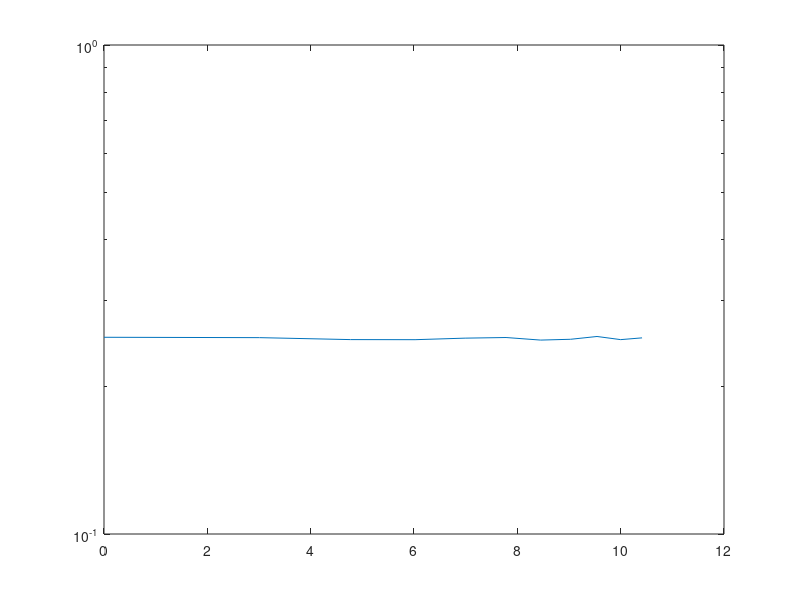
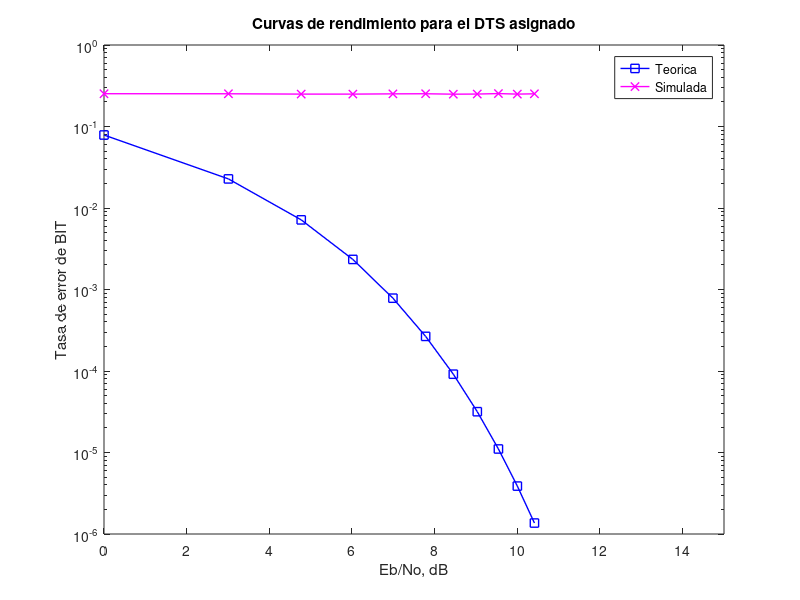
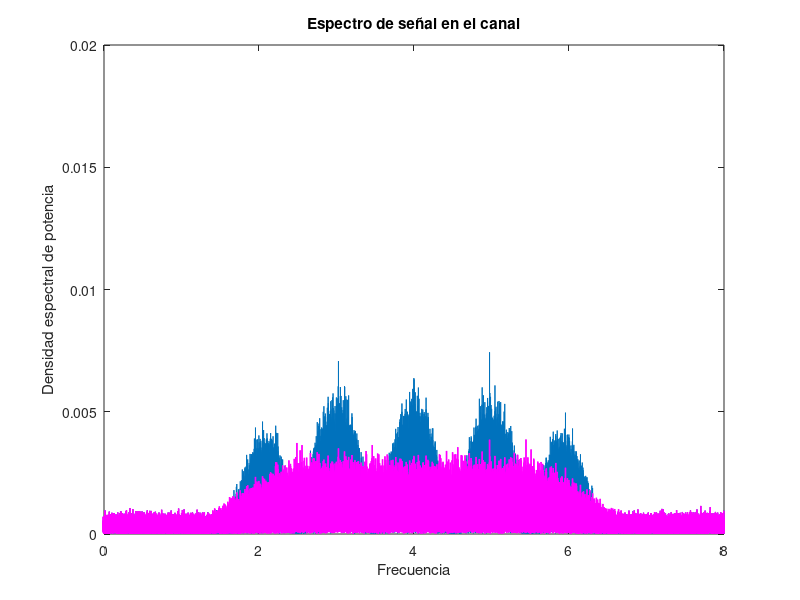

The MATLAB script that drew these images, in order:
%% 
%% Sistema de telecomunicaciones digitales (16QAM Mod/Demod) - Laboratorio de sistemas de telecomunicaciones 2
% *Universidad del Cauca - 2022-2*
% 
% *Entrega 4*
% 
% *Grupo 6 - Nicolás Zambrano y Sandy Suarez*
%% Codificador

%------------------------------INICIO--------------------------------
clear;
tic;
Ro=0.35 ; U=4; L=8; Tf=1;
h1 = rcosfir(Ro, L, U, Tf,'sqrt') ; %Funcion de transferencia del filtro conformador de pulsos
%-------------------CONSTRUCCION DE MENSAJE------------------------
Nb=100000; %número de bits
M=2; %orden de la modulación
Es=1; %Energia promedio de la constelacion
wal=8;
Ns=Nb/log2(M);
R=4;
%vector de símbolos que entra al filtro conformador
msg=randsrc(1,Nb,[0 1]); %genera los bits a transmitir
for ind=1:1:11 %Ciclo iterativo para construir grafica de rendimiento

%--------CONSTRUCCION DE LOS SIMBOLOS------------
simbolopsk=msg;
%-----------------MODULACION QAM----------------------
moduladapsk=pskmod(simbolopsk,M);
s=real(moduladapsk);
%-----------------------------------------------------
%---------------------CDMA-----------------------
%%Codificacion de vectores CDMA
%s=cdmamod(s);
%tests=cdmademod(s);
%-----------------------------------------------------
%-----------FILTRO CONFORMADOR DE PULSO---------------
% upsample 
su1=upsample(s,U);
%Agregacion de ceros al final del vector para evitar recorte por transiente
su=[su1 zeros(1,2*L*U)];
%Filtro de transmision
x1=filter(h1,1,su);
%x1bkp=x1;
%-----------------------------------------------------
%---------------------MODULACION EN PORTADORA---------------------------
fs = U*R;
T = 1/R;
ts = 1/fs;
fc=(1/4)*(fs); %Para cumplir nyquist
t = 0 : ts : (Ns*T-ts)+(16/R);
tc = t./wal;
portadorapsk = sqrt(2)*(x1.*cos(2*pi*fc.*t)-imag(x1).*sin(2*pi*fc.*t)); % Traslacion en frecuencia
ppsk = portadorapsk;
%-----------------------------------------------------
%---------------------CANAL---------------------------
%-------------------------MULTITRAYECTO------------------------------
segundos=16/16;
senal_retraso=zeros(1,fs*segundos); % Señal con retraso de un segundo
portadorapskretraso = [senal_retraso ppsk]; 
%portadorapskretraso = circshift(portadorapskretraso,fs*segundos); % Llena el vector con el retraso en segundos
%---------------------RUIDO---------------------------

ebno=1*ind; %EbNo en veces
varianza=Es/(2*log2(M)*ebno);%determina la varianza de ruido
sigma=sqrt(varianza);
Z=sigma*randn(1,length(portadorapsk)); %forma para dimensionar correctamente el ruido que se introduce al sistema 
ruidopsk=portadorapsk+Z+portadorapskretraso(1:length(portadorapsk)); % Señal portadora con ruido dispersivo gausiano y retraso en el tiempo
ruidopskt=portadorapsk+Z+portadorapskretraso(1:length(portadorapsk));
%snr=1.9;%Cambia la snr de la señal y el ruido (es funcion de la varianza)
%ruidoqam=awgn(moduladaqam,snr);
x1=ruidopsk;
x=x1;
xdisp=portadorapsk+Z;
%-----------------------------------------------------




xc=x1;
%x1bkp2=x;
%-----------------------------------------------------
%---------------INTERFERENCIA DE BANDA ESTRECHA----------------------
%xinterf=randsrc(1,size(x,2),[min(x) max(x)]);
%xinterf=min(x)+(max(x)-min(x)).*randn(size(x,2),1);
%xinterf=randn(size(x),'like',x);
%xinterf=randi([ceil(min(x)) ceil(max(x))],1,size(x,2));
%hint=rcosfir(Ro,2,16,Tf,'sqrt');
%hint=fir1(256,[0.7 0.7001]);
%xinterf=filter(hint,2,xinterf);
%x=x+xinterf;
%-----------------------------------------------------
%-------------------DEMODULACION EN PORTADORA-----------------------
Ts = 1/fs;
Y=x;
%t = 0 : Ts : Ts*(Ns-1);  
Y_real = sqrt(2)*Y.*cos(2*pi*fc.*t);    
Y_imag = -sqrt(2)*Y.*sin(2*pi*fc.*t);
%y = (Y_real + 1i*Y_imag);
y=real(Y_real);
x1=y;
%----------------------------------------
%------------FILTRO CONFORMADOR DE PULSO (FILTRO ACOPLADO)---------------
%Filtro de recepcion
x1=filter(h1,1,x1);
x1=x1(2*L*U+1:end);%Recorte del vector
s1=downsample(x1, U);
%s1=round(s1);
ruidopsk=s1;
%figure,
%plot(x1)
%-----------------------------------------------------
%------------------DECODIFICACION CDMA-----------------------
%%Deodificacion de vectores CDMA
%ruidopsk=cdmademod(ruidopsk);
%-----------------------------------------------------
%-----------DEMODULACION QAM--------------
%demodqam=qamdemod(ruidoqam,16);%Desicion QAM
senalentrada=ruidopsk;
for i=1:1:length(senalentrada)
    if real(senalentrada(i))<=0
        funsimb(i)=1;
    elseif real(senalentrada(i))>0
        funsimb(i)=-1;
    end
end
demodpsk=funsimb;
%-----------------------------------------------------
%-----------DECODIFICACION DE SIMBOLOS--------------
for i=1:1:length(demodpsk)%Decodificacion Simbolos Gray
    if demodpsk(i)==-1
        bitpsk(i)=0;
    elseif demodpsk(i)==1
        bitpsk(i)=1;
    end
end
%------------------DETECCION DE ERRORES DE TRANSMISION----------------------
ser=nnz(~(bitpsk == simbolopsk));
vser(ind)=ser;
%teober(ind)=((3/8)*erfc(sqrt((4/10)*ebno)));%BER TEORICA 16QAM
teober(ind)=((1/2)*erfc(sqrt(ebno)));%BER TEORICA BPSK
%teober(ind)=qfunc(sqrt(0.25.*ebno));%BER TEORICA CDMA
ebnodb(ind)=10*log10(ebno);
end
tiemposimulacion=toc
vber=(vser./(Ns))*(1/log2(M));%BER(casi igual a)SER debido a codificacion gray
%-----------------------GRAFICA DE RENDIMIENTO-----------------------
semilogy(ebnodb,vber)
close all; figure
semilogy(ebnodb,teober,'bs-','LineWidth',1);
hold on
semilogy(ebnodb,vber,'mx-','LineWidth',1);
axis([0 15 10^-6 1])
grid off
legend('Teorica', 'Simulada');
xlabel('Eb/No, dB')
ylabel('Tasa de error de BIT')
title('Curvas de rendimiento para el DTS asignado')
%--------------------------------FIN----------------------------------
%-----------------------GRAFICA DE ESPECTRO-----------------------
%x=xinterf;
figure
espectrox =(abs(fftshift(fft(x)))/length(x));   %FFT
espectroxdisp =(abs(fftshift(fft(xdisp)))/length(xdisp));   %FFT
precision = fs/length(x);
f = linspace(-fs/2+precision/2, fs/2-precision/2, length(x)); %Centrar frecuencia
plot(f,espectrox);
hold on
plot(f,espectroxdisp,'m-','LineWidth',1);
axis([0 R*2 0 2*10^-2])
xlabel('Frecuencia')
ylabel('Densidad espectral de potencia')
title('Espectro de señal en el canal')
%--------------------------------FIN----------------------------------